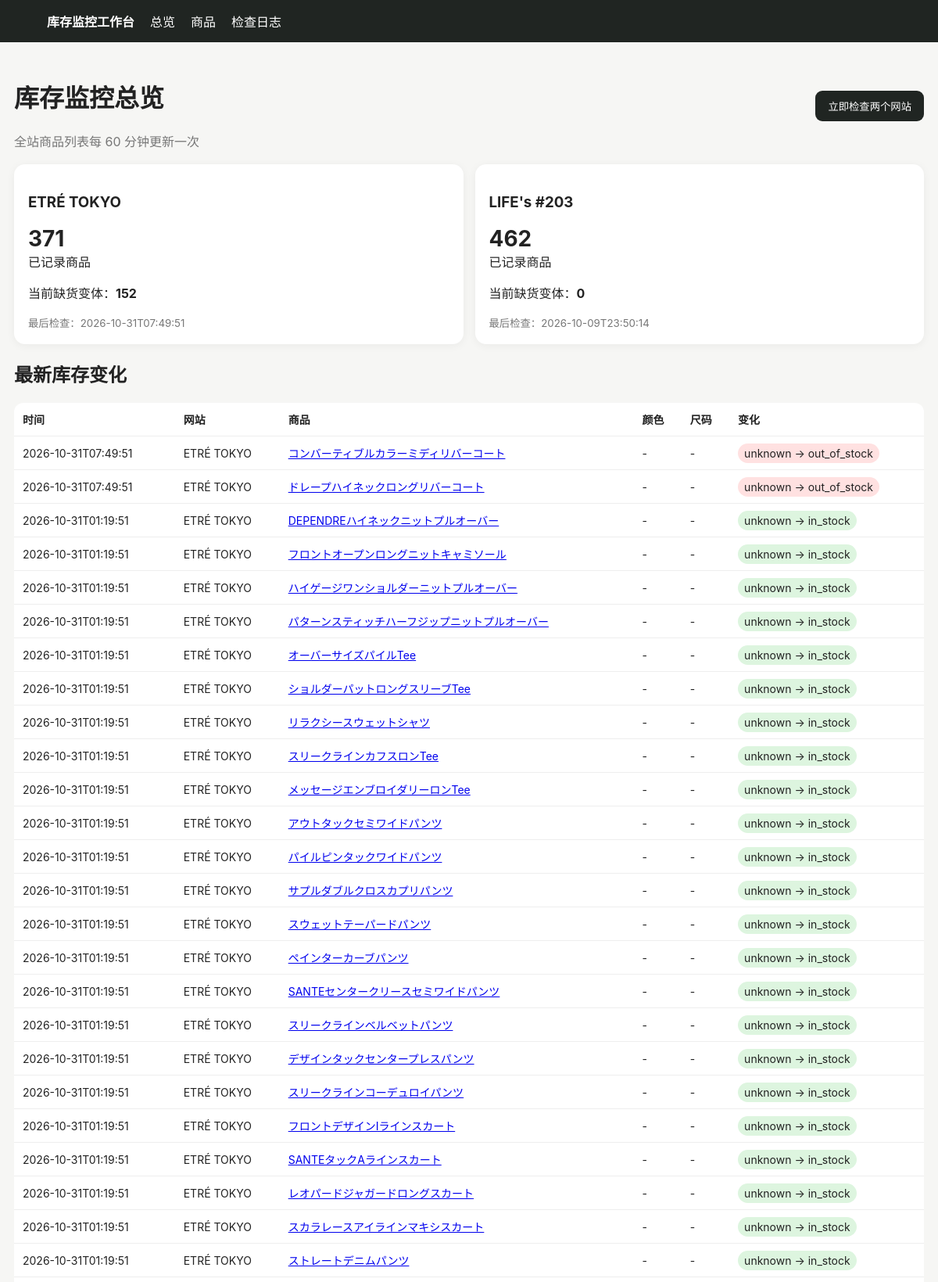
The page / (upper part) on the database its author committed.
### tables this page shows
CREATE TABLE products (
 id INTEGER PRIMARY KEY AUTOINCREMENT,
 site TEXT NOT NULL,
 url TEXT NOT NULL UNIQUE,
 name TEXT NOT NULL,
 price TEXT,
 image_url TEXT,
 first_seen TEXT NOT NULL,
 last_seen TEXT NOT NULL
);

### app/main.py (the view)
@app.get("/")
def dashboard(request: Request):
    with conn() as c:
        sites = c.execute("""
        SELECT p.site, COUNT(DISTINCT p.id) products,
        SUM(CASE WHEN v.status='out_of_stock' THEN 1 ELSE 0 END) out_count,
        MAX(v.last_checked) last_checked
        FROM products p LEFT JOIN variants v ON v.product_id=p.id
        GROUP BY p.site ORDER BY p.site
        """).fetchall()
        changes = c.execute("""
        SELECT ch.*,p.site,p.name,p.url,p.image_url
        FROM changes ch JOIN products p ON p.id=ch.product_id
        ORDER BY ch.detected_at DESC LIMIT 100
        """).fetchall()
        runs = c.execute("SELECT * FROM runs ORDER BY id DESC LIMIT 20").fetchall()
    return templates.TemplateResponse("dashboard.html", {"request":request,"sites":sites,"changes":changes,"runs":runs})

### app/templates/dashboard.html (shortened to what this page needs)
{% extends "base.html" %}{% block content %}
<div class="top"><div><h1>库存监控总览</h1><div class="muted">全站商品列表每 60 分钟更新一次</div></div>
<form method="post" action="/run"><button>立即检查两个网站</button></form></div>
<div class="grid">{% for s in sites %}<div class="card"><h3>{{s.site}}</h3><div class="big">{{s.products or 0}}</div><div>已记录商品</div><p>当前缺货变体：<b>{{s.out_count or 0}}</b></p><small class="muted">最后检查：{{s.last_checked or "尚未检查"}}</small></div>{% endfor %}</div>
<h2>最新库存变化</h2><table><tr><th>时间</th><th>网站</th><th>商品</th><th>颜色</th><th>尺码</th><th>变化</th></tr>
{% for x in changes %}<tr><td>{{x.detected_at}}</td><td>{{x.site}}</td><td><a href="/product/{{x.product_id}}">{{x.name}}</a></td><td>{{x.color or "-"}}</td><td>{{x.size or "-"}}</td><td><span class="badge {{x.new_status}}">{{x.old_status}} → {{x.new_status}}</span></td></tr>{% else %}<tr><td colspan="6">第一次扫描后这里会显示变化。首次建立库存快照不会产生变化提醒。</td></tr>{% endfor %}</table>
{% endblock %}

### app/templates/base.html (style rules this page uses)
body { font-family:-apple-system,BlinkMacSystemFont,"Segoe UI",sans-serif;background:#f6f6f4;color:#222;margin:0 }
.grid { display:grid;grid-template-columns:repeat(auto-fit,minmax(240px,1fr));gap:15px }
.card { background:#fff;border-radius:14px;padding:18px;box-shadow:0 2px 12px #0000000d }
.big { font-size:28px;font-weight:700 }
button { background:#202522;color:#fff;border:0;border-radius:9px;padding:10px 16px;cursor:pointer }
table { width:100%;border-collapse:collapse;background:#fff;border-radius:12px;overflow:hidden }
th,td { padding:11px;border-bottom:1px solid #eee;text-align:left;font-size:14px }
.badge { padding:4px 8px;border-radius:999px;background:#eee }
.out_of_stock { background:#ffe1e1 }
.in_stock { background:#ddf5df }
.muted { color:#777 }
.top { display:flex;justify-content:space-between;align-items:center;margin-bottom:18px }

### rows shown on the page
products: detected_at "2026-10-31T07:49:51", site "ETRÉ TOKYO", name "コンバーティブルカラーミディリバーコート", color "-", size "-", old_status "unknown", new_status "out_of_stock"
products: detected_at "2026-10-31T07:49:51", site "ETRÉ TOKYO", name "ドレープハイネックロングリバーコート", color "-", size "-", old_status "unknown", new_status "out_of_stock"
products: detected_at "2026-10-31T01:19:51", site "ETRÉ TOKYO", name "DEPENDREハイネックニットプルオーバー", color "-", size "-", old_status "unknown", new_status "in_stock"
products: detected_at "2026-10-31T01:19:51", site "ETRÉ TOKYO", name "フロントオープンロングニットキャミソール", color "-", size "-", old_status "unknown", new_status "in_stock"
products: detected_at "2026-10-31T01:19:51", site "ETRÉ TOKYO", name "ハイゲージワンショルダーニットプルオーバー", color "-", size "-", old_status "unknown", new_status "in_stock"
products: detected_at "2026-10-31T01:19:51", site "ETRÉ TOKYO", name "パターンスティッチハーフジップニットプルオーバー", color "-", size "-", old_status "unknown", new_status "in_stock"
products: detected_at "2026-10-31T01:19:51", site "ETRÉ TOKYO", name "オーバーサイズパイルTee", color "-", size "-", old_status "unknown", new_status "in_stock"
products: detected_at "2026-10-31T01:19:51", site "ETRÉ TOKYO", name "ショルダーパットロングスリーブTee", color "-", size "-", old_status "unknown", new_status "in_stock"
products: detected_at "2026-10-31T01:19:51", site "ETRÉ TOKYO", name "リラクシースウェットシャツ", color "-", size "-", old_status "unknown", new_status "in_stock"
products: detected_at "2026-10-31T01:19:51", site "ETRÉ TOKYO", name "スリークラインカフスロンTee", color "-", size "-", old_status "unknown", new_status "in_stock"
products: detected_at "2026-10-31T01:19:51", site "ETRÉ TOKYO", name "メッセージエンブロイダリーロンTee", color "-", size "-", old_status "unknown", new_status "in_stock"
products: detected_at "2026-10-31T01:19:51", site "ETRÉ TOKYO", name "アウトタックセミワイドパンツ", color "-", size "-", old_status "unknown", new_status "in_stock"
products: detected_at "2026-10-31T01:19:51", site "ETRÉ TOKYO", name "パイルピンタックワイドパンツ", color "-", size "-", old_status "unknown", new_status "in_stock"
products: detected_at "2026-10-31T01:19:51", site "ETRÉ TOKYO", name "サプルダブルクロスカプリパンツ", color "-", size "-", old_status "unknown", new_status "in_stock"
products: detected_at "2026-10-31T01:19:51", site "ETRÉ TOKYO", name "スウェットテーパードパンツ", color "-", size "-", old_status "unknown", new_status "in_stock"
products: detected_at "2026-10-31T01:19:51", site "ETRÉ TOKYO", name "ペインターカーブパンツ", color "-", size "-", old_status "unknown", new_status "in_stock"
products: detected_at "2026-10-31T01:19:51", site "ETRÉ TOKYO", name "SANTEセンタークリースセミワイドパンツ", color "-", size "-", old_status "unknown", new_status "in_stock"
products: detected_at "2026-10-31T01:19:51", site "ETRÉ TOKYO", name "スリークラインベルベットパンツ", color "-", size "-", old_status "unknown", new_status "in_stock"
products: detected_at "2026-10-31T01:19:51", site "ETRÉ TOKYO", name "デザインタックセンタープレスパンツ", color "-", size "-", old_status "unknown", new_status "in_stock"
products: detected_at "2026-10-31T01:19:51", site "ETRÉ TOKYO", name "スリークラインコーデュロイパンツ", color "-", size "-", old_status "unknown", new_status "in_stock"
products: detected_at "2026-10-31T01:19:51", site "ETRÉ TOKYO", name "フロントデザインIラインスカート", color "-", size "-", old_status "unknown", new_status "in_stock"
products: detected_at "2026-10-31T01:19:51", site "ETRÉ TOKYO", name "SANTEタックAラインスカート", color "-", size "-", old_status "unknown", new_status "in_stock"
products: detected_at "2026-10-31T01:19:51", site "ETRÉ TOKYO", name "レオパードジャガードロングスカート", color "-", size "-", old_status "unknown", new_status "in_stock"
products: detected_at "2026-10-31T01:19:51", site "ETRÉ TOKYO", name "スカラレースアイラインマキシスカート", color "-", size "-", old_status "unknown", new_status "in_stock"
products: detected_at "2026-10-31T01:19:51", site "ETRÉ TOKYO", name "ストレートデニムパンツ", color "-", size "-", old_status "unknown", new_status "in_stock"

### other values the page prints
{{ s.site }} "ETRÉ TOKYO" "LIFE's #203"
{{ s.products or 0 }} "371" "462"
{{ s.out_count or 0 }} "152" "0"
{{ s.last_checked or "尚未检查" }} "2026-10-31T07:49:51" "2026-10-09T23:50:14"
